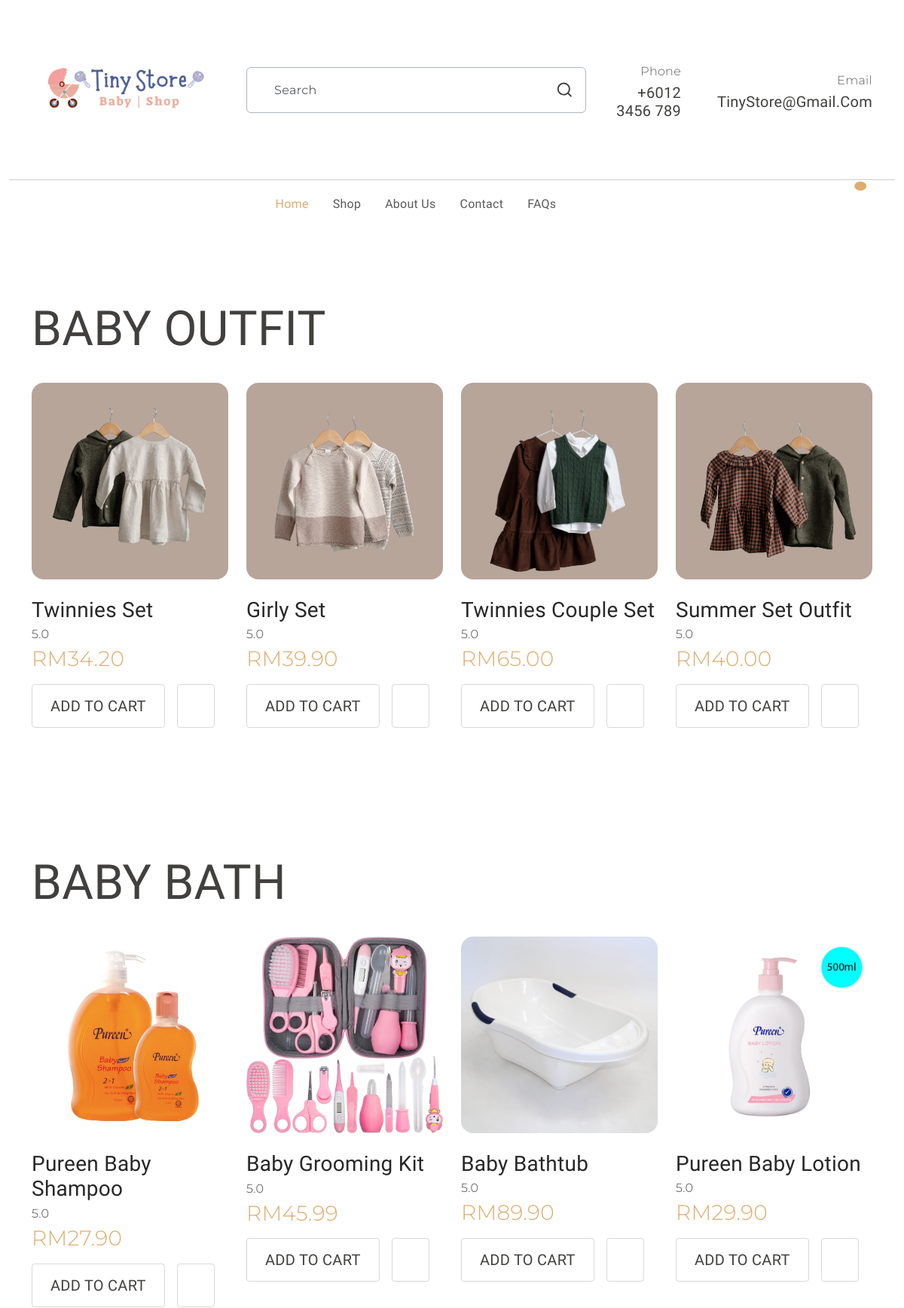
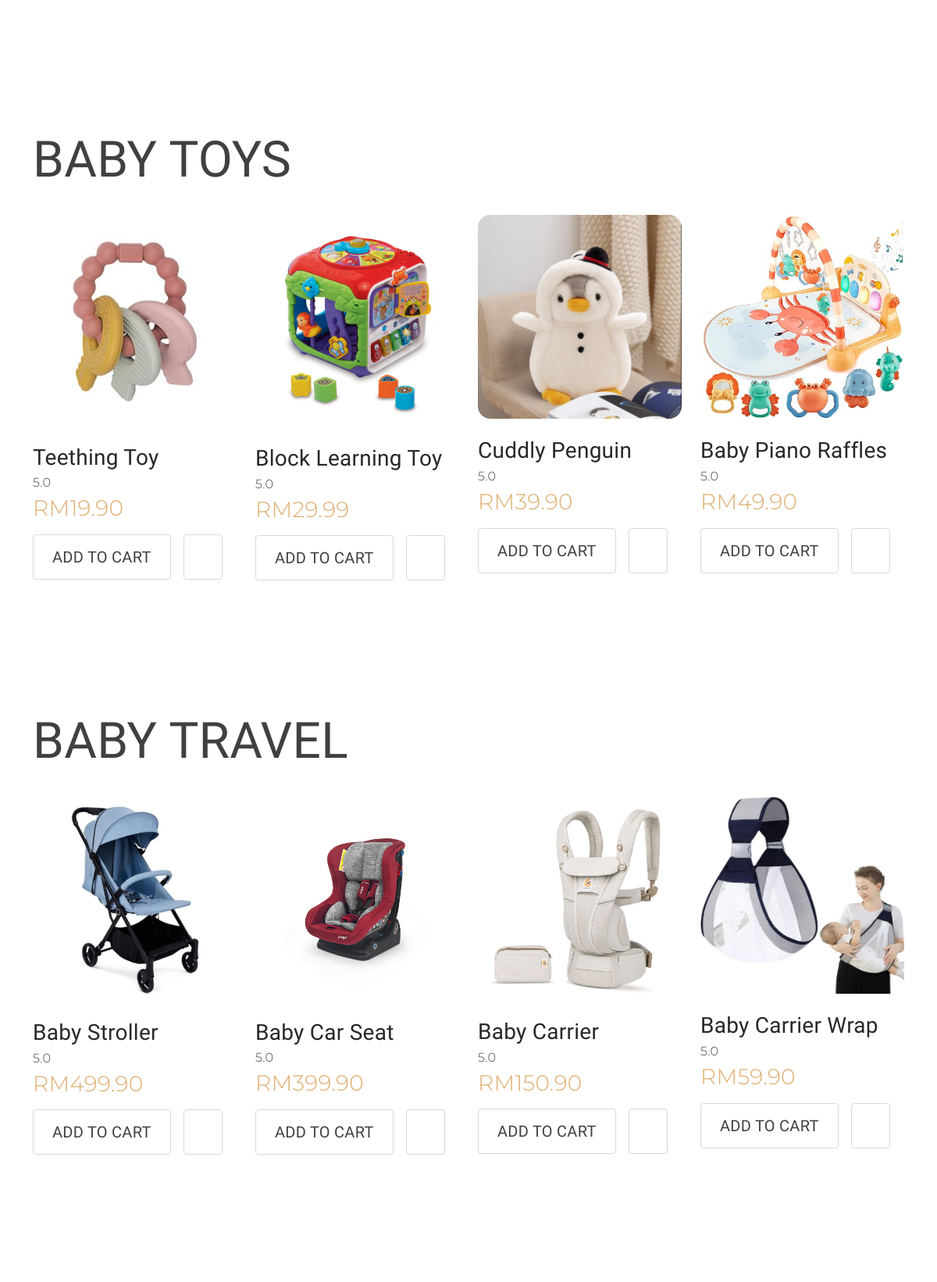
Page /productPage.php (upper part) on the committed database (2 pictures, top to bottom).
### tables this page shows
CREATE TABLE `products` (
  `product_id` int(11) NOT NULL,
  `name` varchar(255) NOT NULL,
  `category` varchar(100) NOT NULL,
  `price` decimal(10,2) NOT NULL,
  `image` varchar(255) DEFAULT NULL,
  `is_featured` tinyint(1) DEFAULT 0,
  `created_at` timestamp NOT NULL DEFAULT current_timestamp()
);

### productPage.php (the view, shortened to what this page needs)
<!DOCTYPE html>
<html lang="en">
<head>
  <link rel="stylesheet" href="https://cdn.jsdelivr.net/npm/swiper@9/swiper-bundle.min.css" />
  <link href="https://cdn.jsdelivr.net/npm/bootstrap@5.3.0-alpha3/dist/css/bootstrap.min.css" rel="stylesheet"
>
  <link rel="stylesheet" type="text/css" href="css/vendor.css">
  <link rel="stylesheet" type="text/css" href="style.css">
</head>
<body>
  <header>
    <div class="container py-2">
      <div class="row py-4 pb-0 pb-sm-4 align-items-center ">
        <div class="col-sm-4 col-lg-3 text-center text-sm-start">
          <div class="main-logo">
            <a href="index.php">
              <img src="images/logo.png" alt="logo" class="img-fluid">
            </a>
          </div>
        </div>
        <div class="col-sm-6 offset-sm-2 offset-md-0 col-lg-5 d-none d-lg-block">
          <div class="search-bar border rounded-2 px-3 border-dark-subtle">
            <form id="search-form" class="text-center d-flex align-items-center" action="" method="">
              <input type="text" class="form-control border-0 bg-transparent"
                placeholder="Search" />
              <svg xmlns="http://www.w3.org/2000/svg" width="24" height="24" viewBox="0 0 24 24">
                <path fill="currentColor"
                  d="M21.71 20.29L18 16.61A9 9 0 1 0 16.61 18l3.68 3.68a1 1 0 0 0 1.42 0a1 1 0 0 0 0-1.39ZM11 18a7 7 0 1 1 7-7a7 7 0 0 1-7 7Z" />
              </svg>
            </form>
          </div>
        </div>
        <div
          class="col-sm-8 col-lg-4 d-flex justify-content-end gap-5 align-items-center mt-4 mt-sm-0 justify-content-center justify-content-sm-end">
          <div class="support-box text-end d-none d-xl-block">
            <span class="fs-6 secondary-font text-muted">Phone</span>
            <h5 class="mb-0">+6012 3456 789</h5>
          </div>
          <div class="support-box text-end d-none d-xl-block">
            <span class="fs-6 secondary-font text-muted">Email</span>
            <h5 class="mb-0">TinyStore@gmail.com</h5>
          </div>
        </div>
      </div>
    </div>
    <div class="container-fluid">
      <hr class="m-0">
    </div>
    <div class="container">
      <nav class="main-menu d-flex navbar navbar-expand-lg ">
        <div class="offcanvas offcanvas-end" tabindex="-1" id="offcanvasNavbar" aria-labelledby="offcanvasNavbarLabel">
          <div class="offcanvas-body justify-content-between">
            <ul class="navbar-nav menu-list list-unstyled d-flex gap-md-3 mb-0">
              <li class="nav-item">
                <a href="index.php" class="nav-link active">Home</a>
              </li>
              <li class="nav-item">
                <a href="productPage.php" class="nav-link">Shop</a>
              </li>
              <li class="nav-item">
                <a href="aboutUs.html" class="nav-link">About Us</a>
              </li>
              <li class="nav-item">
                <a href="contactUs.html" class="nav-link">Contact</a>
              </li>
              <li class="nav-item">
                <a href="faq.html" class="nav-link">FAQs</a>
              </li>
            </ul>
            <div class="d-none d-lg-flex align-items-end">
              <ul class="d-flex justify-content-end list-unstyled m-0">
                <li>
                </li>
                <li>
                </li>
                <li class="">
                  <a href="index.php" class="mx-3" data-bs-toggle="offcanvas" data-bs-target="#offcanvasCart"
                    aria-controls="offcanvasCart">
                    <span class="position-absolute translate-middle badge rounded-circle bg-primary pt-2">
                    </span>
                  </a>
                </li>
              </ul>
            </div>
          </div>
        </div>
      </nav>
    </div>
  </header>
  <section id="cloth" class="my-5">
    <div class="container my-5 py-5">
      <div class="section-header d-md-flex justify-content-between align-items-center">
        <h2 class="display-3 fw-normal">BABY OUTFIT</h2>
      </div>
      <div class="isotope-container row">
        <?php
        include 'db_connect.php';
        $sql = "SELECT * FROM products WHERE category = 'Clothes'";
        $result = $conn->query($sql);
        while ($product = $result->fetch_assoc()) {
          $detail_page = "baju" . $product['product_id'] . "Detail.php";
        ?>
          <div class="item cat col-md-4 col-lg-3 my-4">
            <div class="card position-relative">
              <a href="<?php echo $detail_page; ?>">
                <img src="images/<?php echo htmlspecialchars($product['image']); ?>" class="img-fluid rounded-4" alt="<?php echo htmlspecialchars($product['name']); ?>">
              </a>
              <div class="card-body p-0">
                <a href="<?php echo $detail_page; ?>">
                  <h3 class="card-title pt-4 m-0"><?php echo htmlspecialchars($product['name']); ?></h3>
                </a>
                <div class="card-text">
                  <span class="rating secondary-font">
                    5.0
                  </span>
                  <h3 class="secondary-font text-primary">RM<?php echo number_format($product['price'], 2); ?></h3>
                  <div class="d-flex flex-wrap mt-3">
                    <a href="addToCart.php?product_id=<?php echo $product['product_id']; ?>" class="btn-cart me-3 px-4 pt-3 pb-3">
                      <h5 class="text-uppercase m-0">Add to Cart</h5>
                    </a>
                    <a href="#" class="btn-wishlist px-4 pt-3">
                    </a>
                  </div>
                </div>
              </div>
            </div>
          </div>
        <?php } ?>
      </div>
    </div>
  </section>
  <section id="bath" class="my-5">
    <div class="container my-5 py-5">
      <div class="section-header d-md-flex justify-content-between align-items-center">
        <h2 class="display-3 fw-normal">BABY BATH</h2>
      </div>
      <div class="isotope-container row">
        <?php
        include 'db_connect.php';
        $sql = "SELECT * FROM products WHERE category = 'Bath'";
        $result = $conn->query($sql);
        $redirect_map = [
          9 => 'bath1detail.php',
          10 => 'bath2detail.php',
          11 => 'bath3detail.php',
          12 => 'bath4detail.php',
        ];
        while ($product = $result->fetch_assoc()) {
          $detail_page = isset($redirect_map[$product['product_id']]) ? $redirect_map[$product['product_id']] : '#';
        ?>
          <div class="item cat col-md-4 col-lg-3 my-4">
            <div class="card position-relative">
              <a href="<?php echo $detail_page; ?>">
                <img src="images/<?php echo htmlspecialchars($product['image']); ?>" class="img-fluid rounded-4" alt="<?php echo htmlspecialchars($product['name']); ?>">
              </a>
              <div class="card-body p-0">
                <a href="<?php echo $detail_page; ?>">
                  <h3 class="card-title pt-4 m-0"><?php echo htmlspecialchars($product['name']); ?></h3>
                </a>
                <div class="card-text">
                  <span class="rating secondary-font">
                    5.0
                  </span>
                  <h3 class="secondary-font text-primary">RM<?php echo number_format($product['price'], 2); ?></h3>
                  <div class="d-flex flex-wrap mt-3">
                    <a href="addToCart.php?product_id=<?php echo $product['product_id']; ?>" class="btn-cart me-3 px-4 pt-3 pb-3">
                      <h5 class="text-uppercase m-0">Add to Cart</h5>
                    </a>
                    <a href="#" class="btn-wishlist px-4 pt-3">
                    </a>
                  </div>
                </div>
              </div>
            </div>
          </div>
        <?php } ?>
      </div>
    </div>
  </section>
  <section id="toys" class="my-5">
    <div class="container my-5 py-5">
      <div class="section-header d-md-flex justify-content-between align-items-center">
        <h2 class="display-3 fw-normal">BABY TOYS</h2>
      </div>
      <div class="isotope-container row">
        <?php
        include 'db_connect.php';
        $sql = "SELECT * FROM products WHERE category = 'Toys'";
        $result = $conn->query($sql);
        $redirect_map = [
          13 => 'toy1detail.php',
          14 => 'toy2detail.php',
          15 => 'toy3detail.php',
          16 => 'toy4detail.php',
        ];
        while ($product = $result->fetch_assoc()) {
          $detail_page = isset($redirect_map[$product['product_id']]) ? $redirect_map[$product['product_id']] : '#';
        ?>
          <div class="item cat col-md-4 col-lg-3 my-4">
            <div class="card position-relative">
              <a href="<?php echo $detail_page; ?>">
                <img src="images/<?php echo htmlspecialchars($product['image']); ?>" class="img-fluid rounded-4" alt="<?php echo htmlspecialchars($product['name']); ?>">
              </a>
              <div class="card-body p-0">
                <a href="<?php echo $detail_page; ?>">
                  <h3 class="card-title pt-4 m-0"><?php echo htmlspecialchars($product['name']); ?></h3>
                </a>
                <div class="card-text">
                  <span class="rating secondary-font">
                    5.0
                  </span>
                  <h3 class="secondary-font text-primary">RM<?php echo number_format($product['price'], 2); ?></h3>
                  <div class="d-flex flex-wrap mt-3">
                    <a href="addToCart.php?product_id=<?php echo $product['product_id']; ?>" class="btn-cart me-3 px-4 pt-3 pb-3">
                      <h5 class="text-uppercase m-0">Add to Cart</h5>
                    </a>
                    <a href="#" class="btn-wishlist px-4 pt-3">
                    </a>
                  </div>
                </div>
              </div>
            </div>
          </div>
        <?php } ?>
      </div>
    </div>
  </section>
  <section id="toys" class="my-5">
    <div class="container my-5 py-5">
      <div class="section-header d-md-flex justify-content-between align-items-center">
        <h2 class="display-3 fw-normal">BABY TRAVEL</h2>
      </div>
      <div class="isotope-container row">
        <?php
        include 'db_connect.php';
        $sql = "SELECT * FROM products WHERE category = 'Travel'";
        $result = $conn->query($sql);
        $redirect_map = [
          17 => 'travel1detail.php',
          18 => 'travel2detail.php',
          19 => 'travel3detail.php',
          20 => 'travel4detail.php',
        ];
        while ($product = $result->fetch_assoc()) {
          $detail_page = isset($redirect_map[$product['product_id']]) ? $redirect_map[$product['product_id']] : '#';
        ?>
          <div class="item cat col-md-4 col-lg-3 my-4">
            <div class="card position-relative">
              <a href="<?php echo $detail_page; ?>">
                <img src="images/<?php echo htmlspecialchars($product['image']); ?>" class="img-fluid rounded-4" alt="<?php echo htmlspecialchars($product['name']); ?>">
              </a>
              <div class="card-body p-0">
                <a href="<?php echo $detail_page; ?>">
                  <h3 class="card-title pt-4 m-0"><?php echo htmlspecialchars($product['name']); ?></h3>
                </a>
                <div class="card-text">
                  <span class="rating secondary-font">
                    5.0
                  </span>
                  <h3 class="secondary-font text-primary">RM<?php echo number_format($product['price'], 2); ?></h3>
                  <div class="d-flex flex-wrap mt-3">
                    <a href="addToCart.php?product_id=<?php echo $product['product_id']; ?>" class="btn-cart me-3 px-4 pt-3 pb-3">
                      <h5 class="text-uppercase m-0">Add to Cart</h5>
                    </a>
                    <a href="#" class="btn-wishlist px-4 pt-3">
                    </a>
                  </div>
                </div>
              </div>
            </div>
          </div>
        <?php } ?>
      </div>
    </div>
  </section>
  <footer id="footer" class="my-5">
    <div class="container py-5 my-5">
    </div>
  </footer>
</body>
</html>

### style.css (style rules this page uses)
:root { --header-height: 160px; --header-height-min: 80px; }
:root { --accent-color: #DEAD6F; --dark-color: #222222; --light-dark-color: #727272; --light-color: #fff; --grey-color: #dbdbdb; --light-grey-color: #fafafa; --primary-color: #6995B1; --light-primary-color: #eef1f3; }
:root { --body-font: 'Chilanka', cursive; --heading-font: 'Chilanka', cursive; --secondary-font: 'Montserrat', sans-serif; }
body { --bs-link-color: #333; --bs-link-hover-color: #333; --bs-link-color-rgb: 40, 40, 40; --bs-link-hover-color-rgb: 0, 0, 0; --bs-light-rgb: 248, 248, 248; --bs-font-sans-serif: 'Chilanka', cursive; --bs-body-font-family: var(--bs-font-sans-serif); --bs-body-font-size: 1rem; --bs-body-font-weight: 400; --bs-body-line-height: 2; --bs-body-color: #41403E; --bs-primary: #DEAD6F; --bs-primary-rgb: 222, 173, 111; --bs-primary-bg-subtle: #FFF9EB; --bs-border-color: #F7F7F7; --bs-secondary-rgb: 230, 243, 251; --bs-success-rgb: 238, 245, 228; --bs-danger-rgb: 249, 235, 231; --bs-warning-rgb: 255, 249, 235; --bs-info-rgb: 230, 243, 250; }
body { letter-spacing: 0.01625rem; }
h1, h2, h3, h4, h5, h6 { font-family: var(--heading-font); color: var(--bs-body-color); font-weight: 400; text-transform: capitalize; }
a { text-decoration: none; }
.secondary-font { font-family: var(--secondary-font); font-weight: 300; }
.search-bar { border: 1px solid #EAEAEA; }
.search-bar ::placeholder { font-family: var(--secondary-font); }
.navbar-nav .nav-link.active, .navbar-nav .nav-link.show, .nav-link:focus, .nav-link:hover { color: var(--accent-color); }
.card { --bs-card-inner-border-radius: none; --bs-card-bg: transparent; background-color: transparent; border: none; }
a.btn-cart { border-radius: 0.25rem; border: 1px solid rgba(65, 64, 62, 0.20); }
a.btn-wishlist { border-radius: 0.25rem; border: 1px solid rgba(65, 64, 62, 0.20); }
.form-control { color: #908F8D; line-height: normal; letter-spacing: 0.02125rem; text-transform: capitalize; border-radius: 0.25rem; border: 1px solid rgba(65, 64, 62, 0.20); background: #FFF; display: flex; padding: 1.25rem 0rem 1.25rem 1.25rem; align-items: center; gap: 0.375rem; align-self: stretch; }

### rows in the picture
products: image (picture), name "Twinnies Set", price "34.20"
products: image (picture), name "Girly Set", price "39.90"
products: image (picture), name "Twinnies Couple Set", price "65.00"
products: image (picture), name "Summer Set Outfit", price "40.00"
products: image (picture), name "Pureen Baby Shampoo", price "27.90"
products: image (picture), name "Baby Grooming Kit", price "45.99"
products: image (picture), name "Baby Bathtub", price "89.90"
products: image (picture), name "Pureen Baby Lotion", price "29.90"
products: image (picture), name "Teething Toy", price "19.90"
products: image (picture), name "Block Learning Toy", price "29.99"
products: image (picture), name "Cuddly Penguin", price "39.90"
products: image (picture), name "Baby Piano Raffles", price "49.90"
products: image (picture), name "Baby Stroller", price "499.90"
products: image (picture), name "Baby Car Seat", price "399.90"
products: image (picture), name "Baby Carrier", price "150.90"
products: image (picture), name "Baby Carrier Wrap", price "59.90"
